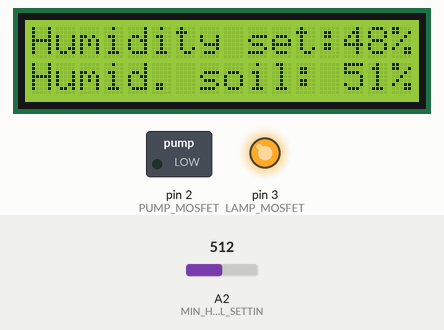
This sketch was run on a simulated Arduino Uno, built with avr-gcc and run on an emulated ATmega328P. Shown: 16×2 character LCD, switched loads named in the sketch (green lamp = pin HIGH), output pins drawn as LEDs (lit = HIGH). Inputs (shaded band) come from the test bench; at power-on: A2 (MIN_HUMIDITY_LEVEL_SETTIN) = 512. Pins used as bus, display or sensor lines are not drawn.

Above: at 4.2 s.
4.3 s: A2 (MIN_HUMIDITY_LEVEL_SETTIN) set to 716
At 5.3 s:
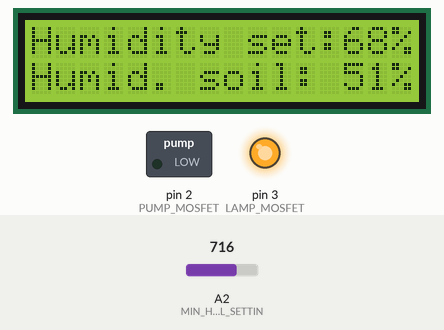
5.8 s: A2 (MIN_HUMIDITY_LEVEL_SETTIN) set to 900
At 7.0 s:
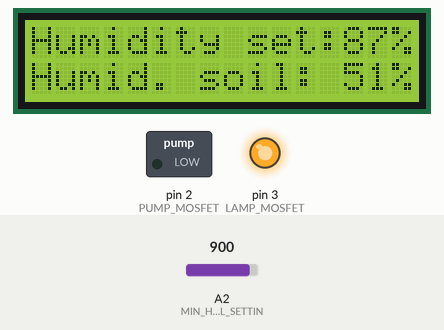
7.3 s: A2 (MIN_HUMIDITY_LEVEL_SETTIN) set to 1023
At 8.7 s:
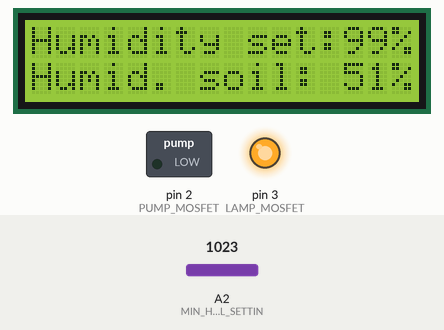
Timing chart, 0 to 10.3 s (numbered marks = the images above; inputs shaded):
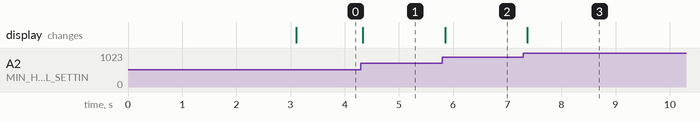

Measured:
- after the input at 4.3 s, the display: changes at once (image 1)
- after the input at 5.8 s, the display: changes after 0.05 s (image 2)
- after the input at 7.3 s, the display: changes after 0.07 s (image 3)

The sketch:

Farm_program__Arduino_IDE_.ino
```cpp
#include <GyverTimer.h>            //TIMER LIBRARY https://alexgyver.ru/gyvertimer/
#include <Wire.h>                  //DISPLAY LIBRARY
#include <LiquidCrystal_I2C.h>     //DISPLAY LIBRARY

LiquidCrystal_I2C lcd(0x27,16,2);
GTimer LightON (MS,3000000); //LAMP LIGHTNING TIME (50 MIN)
GTimer LightOFF (MS,600000); //DELAY FOR COOLING OF LAMP AND POWER UNIT (10 MIN)
GTimer hours24 (MS,86400000); //FULL DAY CYCLE (24 HR)
GTimer HumidityTime (MS,900000); //TIME BETWEEN HUMIDITY MEASURING

int Humidity;
int Potentiometer;
int LightTimes=0;

void setup() {

  pinMode(2,OUTPUT);  //PUMP MOSFET
  pinMode(3,OUTPUT);  //LAMP MOSFET
  pinMode(4,OUTPUT);  //HUMIDITY SENSOR POWER SUPPLY
  pinMode(A1,INPUT);  //HUMIDITY SENSOR INDICATION
  pinMode(A2,INPUT_PULLUP);  //MIN HUMIDITY LEVEL SETTING (POTENTIOMETER)
  pinMode(A3,INPUT);  //WATER TANK LEVEL SENSOR
  analogReference(DEFAULT);

  lcd.init();
  lcd.backlight();

  light(true); //LAMP SWITCHING ON

  Humidity=humidityINIT();
  Potentiometer=potentiometer();

  //Serial.begin(9600); //FOR TESTS

  }

void loop() {
  if (LightON.isReady()) {
    LightTimes=LightTimes+1;
    light(false);
    LightON.stop();
    LightOFF.start();
  }

  if (LightOFF.isReady()&&LightTimes<8) {
    light(true);
    LightOFF.stop();
    LightON.start();
  }

  if (hours24.isReady()) {
    light(true);
    LightTimes=0;
    LightON.start();
  }

  if (HumidityTime.isReady()) {
    digitalWrite(4, HIGH);
    delay(3000);
    HumidityTime.start();
    Humidity=humidity();
    Potentiometer=potentiometer();
    if (Humidity<Potentiometer) {
      if (midArifm()>4.95)
       pump();
    }
    digitalWrite(4, LOW);
  }

  Display(potentiometer(),Humidity);
   //Serial.println(Humidity); //FOR TESTS

}

void pump() {
  digitalWrite(2, HIGH);
  delay (15000);
  digitalWrite(2, LOW);

}

// WATER TANK LEVEL SENSOR FILTER
float midArifm() {
  float sum = 0;
  for (int i = 0; i < 100; i++){
    sum += (float)(analogRead(A3) * 5.0) / 1025;}
    delay(5000);
    return (sum / 100);
}

//HUMIDITY SENSOR INDICATION
int humidity() {
  float humidityVoltage = (float)(analogRead(A1) * 5.0) / 1025;
  int humidityValue = constrain(map(humidityVoltage*100, 300, 200, 0, 100), 0, 99); ; //to %
  delay(1);
  return humidityValue;}

int humidityINIT() {
  digitalWrite(4, HIGH);
  delay (3000);
  int Humidity=humidity();
  digitalWrite(4, LOW);
  return Humidity;
}

//MIN HUMIDITY LEVEL SETTING (POTENTIOMETER)
int potentiometer(){
  float potentiometerVoltage = (float)(analogRead(A2) * 5.0) / 1025;
  int potentiometerValue = constrain(map(potentiometerVoltage*100, 14, 500, 0, 100), 0, 99); ; //to %
  delay(1);
  return potentiometerValue;}

void Display(int Value1,int Value2){

  lcd.setCursor(0, 0);                //HUMIDITY SET
  lcd.print("Humidity set:");
  if (Value1>=10) {
    lcd.setCursor(13, 0);
    lcd.print(Value1);}
  if (Value1<10) {
    lcd.print(" ");
    lcd.setCursor(14, 0);
    lcd.print(Value1);}
  lcd.setCursor(15, 0);
  lcd.print("%");

  lcd.setCursor(0, 1);                //HUMIDITY SENSOR
  lcd.print("Humid. soil:");
  if (Value1>=10) {
    lcd.setCursor(13, 1);
    lcd.print(Value2);}
  if (Value2<10) {
    lcd.print(" ");
    lcd.setCursor(14, 1);
    lcd.print(Value2);}
  lcd.setCursor(15, 1);
  lcd.print("%");}


void light(boolean state)  {
  if (state)digitalWrite(3, HIGH);
  else digitalWrite(3, LOW);}
```
